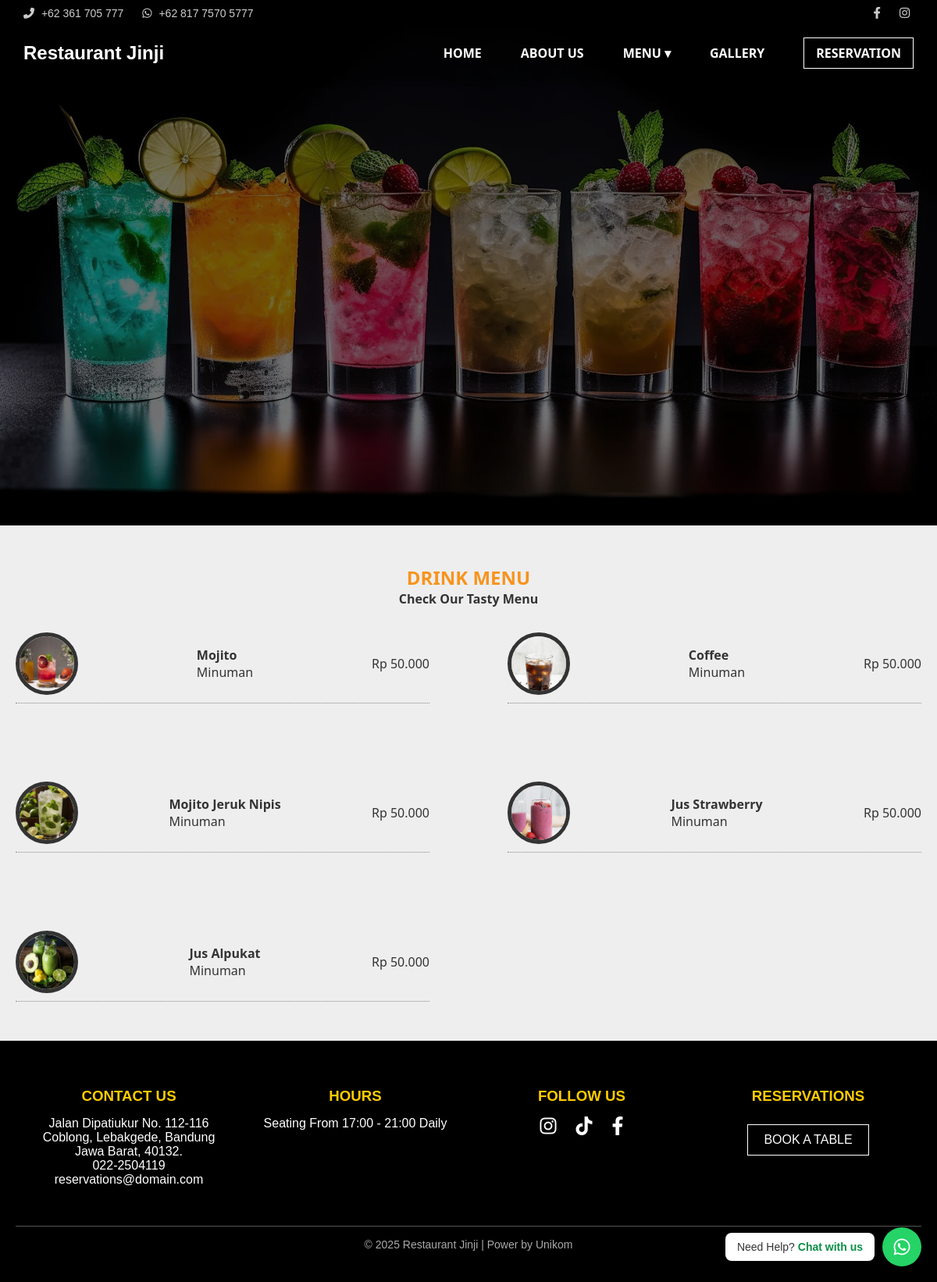
The app's page /Pelanggan/drink.php with its own data.
### tables this page shows
CREATE TABLE `menu` (
  `id` int(11) NOT NULL,
  `name` varchar(100) NOT NULL,
  `harga` int(11) DEFAULT 0,
  `gambar` varchar(255) DEFAULT 'default.jpg',
  `jenis` enum('Makanan Berat','Makanan Ringan','Minuman') DEFAULT 'Makanan Berat',
  `tersedia` tinyint(1) DEFAULT 1
);

### Pelanggan/drink.php (the view, shortened to what this page needs)
<?php include '../db.php'; ?>
<!DOCTYPE html>
<html lang="en">
<head>
    <link rel="stylesheet" href="css/style.css">
    <link rel="stylesheet" href="css/menu.css">
</head>
<body>
  <?php include 'layouts/app.php'; ?>
  <section class="hero">
    <img src="img/drink.jpg" alt="" class="hero-img">
  </section>
  <section class="menu-section">
    <h2 class="menu-title">DRINK MENU</h2>
    <h4 class="menu-subtitle">Check Our Tasty Menu</h4>
    <div class="menu-items">
      <?php
      $query = mysqli_query($conn, "SELECT * FROM menu WHERE jenis = 'Minuman' AND tersedia = 1");
      while ($row = mysqli_fetch_assoc($query)) :
      ?>
        <div class="menu-item">
          <img src="img/<?= $row['gambar'] ?>" alt="<?= htmlspecialchars($row['name']) ?>">
          <div class="item-text">
            <h4><?= htmlspecialchars($row['name']) ?></h4>
            <p><?= htmlspecialchars($row['jenis']) ?></p>
          </div>
          <div class="price">Rp <?= number_format($row['harga'], 0, ',', '.') ?></div>
        </div>
      <?php endwhile; ?>
    </div>
  </section>
  <?php include 'layouts/footer.php'; ?>
</body>
</html>

### Pelanggan/layouts/app.php (shortened to what this page needs)
<!DOCTYPE html>
<html lang="en">
<head>
    <link rel="stylesheet" href="css/style.css">
</head>
<body>
    <div class="header-wrapper">
      <div class="top-bar">
        <div class="top-left">
          <span><i class="fas fa-phone-alt"></i> +62 361 705 777</span>
          <span><i class="fab fa-whatsapp"></i> +62 817 7570 5777</span>
        </div>
        <div class="top-right">
          <a href="#"><i class="fab fa-facebook-f"></i></a>
          <a href="#"><i class="fab fa-instagram"></i></a>
        </div>
      </div>
      <header class="navbar">
        <div class="logo">
          <h1><a href="index.php">Restaurant Jinji</a></h1>
        </div>
        <nav class="nav-links">
          <a href="index.php" class="nav-link">HOME</a>
          <a href="about.php" class="nav-link">ABOUT US</a>
          <div class="dropdown">
            <a href="#" class="nav-link">MENU ▾</a>
          </div>
          <a href="gallery.php" class="nav-link">GALLERY</a>
          <a href="reservasi.php" class="btn-reservation nav-link">RESERVATION</a>
        </nav>
      </header>
    </div>
  <div class="whatsapp-container">
    <div class="chat-bubble">
      Need Help? <strong>Chat with us</strong>
    </div>
    <a href="#" target="_blank" class="whatsapp-button">
      <i class="fab fa-whatsapp"></i>
    </a>
  </div>
</body>
</html>

### Pelanggan/layouts/footer.php (shortened to what this page needs)
<!DOCTYPE html>
<html lang="en">
<head>
  <link rel="stylesheet" href="style.css">
  <link rel="stylesheet" href="https://cdnjs.cloudflare.com/ajax/libs/font-awesome/6.4.0/css/all.min.css">
</head>
<body>
  <footer class="footer">
    <div class="footer-content">
      <div class="footer-column">
        <h3>CONTACT US</h3>
        <p>Jalan Dipatiukur No. 112-116<br>Coblong, Lebakgede, Bandung<br>Jawa Barat, 40132.</p>
        <p>022-2504119<br>
          <a href="mailto:reservations@domain.com">reservations@domain.com</a>
        </p>
      </div>
      <div class="footer-column">
        <h3>HOURS</h3>
        <p>Seating From 17:00 - 21:00 Daily</p>
      </div>
      <div class="footer-column">
        <h3>FOLLOW US</h3>
        <div class="social-icons">
          <a href="#"><i class="fab fa-instagram"></i></a>
          <a href="#"><i class="fab fa-tiktok"></i></a>
          <a href="#"><i class="fab fa-facebook-f"></i></a>
        </div>
      </div>
      <div class="footer-column">
        <h3>RESERVATIONS</h3>
        <a href="reservasi.php" class="book-btn">BOOK A TABLE</a>
      </div>
    </div>
    <hr>
    <div class="footer-bottom">
      <p>&copy; 2025 Restaurant Jinji | Power by Unikom</p>
    </div>
  </footer>
</body>
</html>

### Pelanggan/css/style.css (style rules this page uses)
body { font-family: 'Segoe UI', Tahoma, Geneva, Verdana, sans-serif; background-color: #dddddd; margin: 0; color: #333; }
* { margin: 0; padding: 0; box-sizing: border-box; }
.header-wrapper { position: fixed; top: 0; left: 0; width: 100%; z-index: 999; }
.top-bar { background-color: #000; color: #ccc; display: flex; justify-content: space-between; align-items: center; padding: 8px 30px; font-size: 14px; font-family: Arial, sans-serif; }
.top-bar .top-left span { margin-right: 20px; }
.top-bar i { margin-right: 5px; color: #ccc; }
.top-bar .top-right a { color: #ccc; margin-left: 15px; text-decoration: none; font-size: 15px; transition: color 0.3s ease; }
.navbar { position: relative; top: 0; left: 0; width: 100%; background-color: rgba(0, 0, 0, 0.3);; color: white; z-index: 999; padding: 15px 30px; display: flex; align-items: center; justify-content: space-between; box-shadow: 0 2px 6px rgba(0, 0, 0, 0.3); }
.logo h1 { font-family: 'Playfair Display', serif; font-size: 24px; color: white; }
.logo a { text-decoration: none; font-family: Arial, Helvetica, sans-serif; color: white; }
.nav-links { display: flex; align-items: center; gap: 50px; }
.nav-links a { color: white; text-decoration: none; font-size: 16px; font-weight: 600; position: relative; }
.dropdown { position: relative; }
.btn-reservation { background-color: #000; padding: 8px 15px; border: 1px solid white; text-transform: uppercase; font-weight: bold; font-size: 13px; }
.hero { width: 100%; }
.hero-img { width: 100%; max-height: 44rem; filter: brightness(45%); display: block; }
.whatsapp-container { position: fixed; bottom: 20px; right: 20px; display: flex; align-items: center; z-index: 9999; font-family: 'Arial', sans-serif; }
.chat-bubble { background-color: #fff; color: #333; padding: 10px 15px; border-radius: 8px; box-shadow: 0 4px 10px rgba(0,0,0,0.1); margin-right: 10px; font-size: 14px; transition: opacity 0.3s ease; }
.chat-bubble strong { color: #0b8f47; }
.whatsapp-button { width: 50px; height: 50px; background-color: #25d366; color: white; border-radius: 50%; display: flex; justify-content: center; align-items: center; font-size: 24px; text-decoration: none; box-shadow: 0 4px 10px rgba(0,0,0,0.2); transition: transform 0.3s ease; }
.footer { background-color: #000; color: #fff; padding: 40px 20px; font-family: sans-serif; }
.footer-content { display: flex; justify-content: space-between; flex-wrap: wrap; max-width: 1200px; margin: 0 auto; }
.footer-column { flex: 1 1 200px; margin: 20px; text-align: center; }
.footer-column h3 { color: #ffcc00; margin-bottom: 15px; }
.footer-column a { color: #fff; text-decoration: none; }
.footer-column p { color: #fff; font-size: 16px; text-decoration: none; }
.social-icons { display: flex; justify-content: center; gap: 25px; margin-top: 10px; }
.social-icons i { font-size: 24px; color: #fff; transition: color 0.3s; }
.book-btn { display: inline-block; padding: 10px 20px; border: 1px solid #fff; color: #fff; text-decoration: none; margin-top: 10px; transition: background-color 0.3s, color 0.3s; }
hr { border: 0; border-top: 1px solid #555; margin: 30px 0 15px; }
.footer-bottom { text-align: center; font-size: 14px; color: #aaa; }

### Pelanggan/css/menu.css (style rules this page uses)
.menu-section { padding: 50px 20px; max-width: 1200px; margin: auto; }
.menu-items { display: grid; grid-template-columns: repeat(2, 1fr); padding-top: 2rem; gap: 100px; }
.menu-item { display: flex; align-items: center; justify-content: space-between; border-bottom: 1px dotted #888; padding-bottom: 10px; }
.menu-item img { width: 80px; height: 80px; object-fit: cover; border-radius: 50%; border: 5px solid #333; }
.menu-title { text-align: center; color: #f7941e; }
.menu-subtitle { text-align: center; }

### Admin/css/style.css (style rules this page uses)
* { margin: 0; padding: 0; box-sizing: border-box; }
a { text-decoration: none; }
:root { --poppins: 'Poppins', sans-serif; --lato: 'Lato', sans-serif; --light: #F9F9F9; --blue: #3C91E6; --light-blue: #CFE8FF; --grey: #eee; --dark-grey: #AAAAAA; --dark: #342E37; --red: #DB504A; --yellow: #FFCE26; --light-yellow: #FFF2C6; --orange: #FD7238; --light-orange: #FFE0D3; }
html { overflow-x: hidden; }
body { background: var(--grey); overflow-x: hidden; }

### records on screen
menu: gambar (picture), name "Mojito", jenis "Minuman", harga "50.000"
menu: gambar (picture), name "Coffee", jenis "Minuman", harga "50.000"
menu: gambar (picture), name "Mojito Jeruk Nipis", jenis "Minuman", harga "50.000"
menu: gambar (picture), name "Jus Strawberry", jenis "Minuman", harga "50.000"
menu: gambar (picture), name "Jus Alpukat", jenis "Minuman", harga "50.000"
